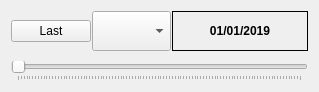
<?xml version="1.0" encoding="UTF-8"?>
<ui version="4.0">
 <class>Formxxx</class>
 <widget class="QWidget" name="Formxxx">
  <property name="enabled">
   <bool>true</bool>
  </property>
  <property name="geometry">
   <rect>
    <x>0</x>
    <y>0</y>
    <width>319</width>
    <height>92</height>
   </rect>
  </property>
  <property name="sizePolicy">
   <sizepolicy hsizetype="Preferred" vsizetype="Preferred">
    <horstretch>0</horstretch>
    <verstretch>0</verstretch>
   </sizepolicy>
  </property>
  <property name="windowTitle">
   <string>Form</string>
  </property>
  <property name="styleSheet">
   <string notr="true">QComboBox:focus { background-color: rgb(170, 255, 0); }
QSlider::handle:horizontal:disabled {
background: rgba(255, 255, 255, 0);
color: rgba(255, 255, 255, 0);
}
QSlider::groove:horizontal:disabled {
background: rgba(255, 255, 255, 0);
color: rgba(255, 255, 255, 0);
}</string>
  </property>
  <layout class="QVBoxLayout" name="verticalLayout">
   <item>
    <layout class="QVBoxLayout" name="verticalLayout_2">
     <property name="spacing">
      <number>10</number>
     </property>
     <item>
      <layout class="QHBoxLayout" name="horizontalLayout">
       <property name="spacing">
        <number>1</number>
       </property>
       <item alignment="Qt::AlignLeft">
        <widget class="QPushButton" name="btnReset">
         <property name="toolTip">
          <string>Ripristina la visualizzazione alla versione attuale</string>
         </property>
         <property name="text">
          <string>Last</string>
         </property>
         <property name="icon">
          <iconset theme=":/plugins/qgis_agri/images/action-show-calendar-icon.png">
           <normaloff>.</normaloff>.</iconset>
         </property>
         <property name="iconSize">
          <size>
           <width>20</width>
           <height>20</height>
          </size>
         </property>
         <property name="flat">
          <bool>false</bool>
         </property>
        </widget>
       </item>
       <item alignment="Qt::AlignLeft">
        <widget class="QComboBox" name="comboAnno">
         <property name="sizePolicy">
          <sizepolicy hsizetype="Preferred" vsizetype="Expanding">
           <horstretch>0</horstretch>
           <verstretch>0</verstretch>
          </sizepolicy>
         </property>
         <property name="font">
          <font>
           <weight>75</weight>
           <bold>true</bold>
          </font>
         </property>
         <property name="toolTip">
          <string>Anno campagna selezionato</string>
         </property>
        </widget>
       </item>
       <item>
        <widget class="QLabel" name="lblDate">
         <property name="sizePolicy">
          <sizepolicy hsizetype="Expanding" vsizetype="Preferred">
           <horstretch>0</horstretch>
           <verstretch>0</verstretch>
          </sizepolicy>
         </property>
         <property name="font">
          <font>
           <weight>75</weight>
           <bold>true</bold>
          </font>
         </property>
         <property name="toolTip">
          <string>Data versione storico</string>
         </property>
         <property name="frameShape">
          <enum>QFrame::Box</enum>
         </property>
         <property name="text">
          <string>01/01/2019</string>
         </property>
         <property name="alignment">
          <set>Qt::AlignCenter</set>
         </property>
        </widget>
       </item>
      </layout>
     </item>
     <item>
      <widget class="QSlider" name="sliderDate">
       <property name="orientation">
        <enum>Qt::Horizontal</enum>
       </property>
       <property name="invertedAppearance">
        <bool>false</bool>
       </property>
       <property name="invertedControls">
        <bool>false</bool>
       </property>
       <property name="tickPosition">
        <enum>QSlider::TicksBelow</enum>
       </property>
      </widget>
     </item>
    </layout>
   </item>
  </layout>
 </widget>
 <resources/>
 <connections/>
</ui>
